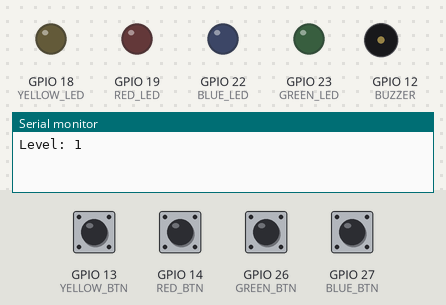
The sketch below on a simulated ESP32. Parts: output pins drawn as LEDs (lit = HIGH), buzzer (waves = sounding), the last lines printed to the serial monitor. Inputs (shaded band) come from the test bench; at power-on: GPIO 13 (YELLOW_BTN), GPIO 14 (RED_BTN), GPIO 26 (GREEN_BTN), GPIO 27 (BLUE_BTN) HIGH. Random numbers use the default seed unless the sketch sets one.

Above: at 1.4 s.
1.5 s: GPIO 26 (GREEN_BTN) pulled LOW for 0.15 s
At 3.0 s:
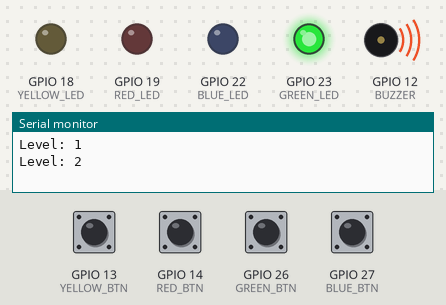
4.6 s: GPIO 13 (YELLOW_BTN) pulled LOW for 0.15 s
At 4.75 s:
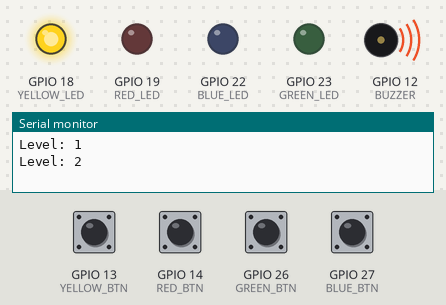
7.6 s: GPIO 26 (GREEN_BTN) pulsed LOW 5 times (0.12 s each, 0.3 s apart)
At 10.9 s:
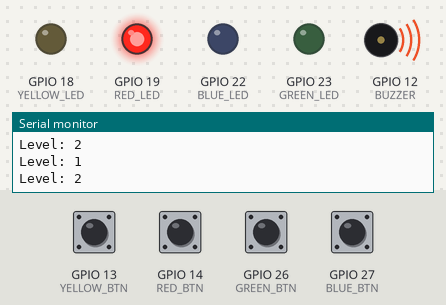
12.1 s: GPIO 13 (YELLOW_BTN) pulled LOW for 1 s
At 12.5 s:
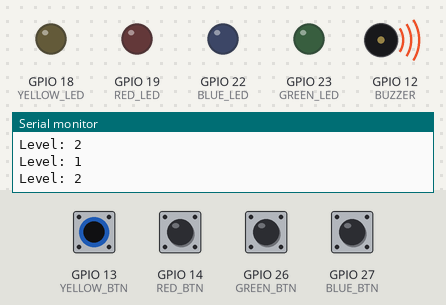
Timing chart, 0 to 16.1 s (numbered marks = the images above; inputs shaded):
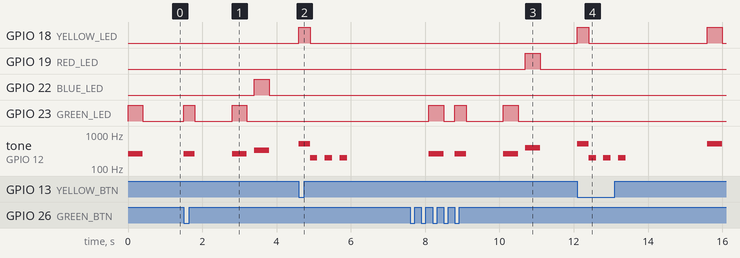

The sketch:

memory_challenge_ni_sakamoto.ino
```cpp
// Simon Says Color Memory Game for ESP32
// Pins from user's setup
#define GREEN_LED   23
#define BLUE_LED    22
#define RED_LED     19
#define YELLOW_LED  18
#define BUZZER      12

#define GREEN_BTN   26
#define BLUE_BTN    27
#define RED_BTN     14
#define YELLOW_BTN  13

// Game variables
int sequence[100];       // store up to 100 steps
int level = 0;           // current level
int userIndex = 0;       // player input index
bool gameOver = false;

void setup() {
  pinMode(GREEN_LED, OUTPUT);
  pinMode(BLUE_LED, OUTPUT);
  pinMode(RED_LED, OUTPUT);
  pinMode(YELLOW_LED, OUTPUT);
  pinMode(BUZZER, OUTPUT);

  pinMode(GREEN_BTN, INPUT_PULLUP);
  pinMode(BLUE_BTN, INPUT_PULLUP);
  pinMode(RED_BTN, INPUT_PULLUP);
  pinMode(YELLOW_BTN, INPUT_PULLUP);

  randomSeed(analogRead(0)); // randomize

  Serial.begin(115200);
  startGame();
}

void loop() {
  if (gameOver) {
    playLoseTone();
    delay(2000);
    startGame();
  } else {
    // Show sequence
    showSequence();
    // Wait for player input
    getUserInput();
    // If correct, next round
    if (!gameOver) {
      level++;
      delay(1000);
    }
  }
}

void startGame() {
  level = 1;
  gameOver = false;
  for (int i = 0; i < 100; i++) {
    sequence[i] = random(4); // 0=green,1=blue,2=red,3=yellow
  }
}

void showSequence() {
  Serial.print("Level: "); Serial.println(level);
  for (int i = 0; i < level; i++) {
    lightUp(sequence[i]);
    delay(400);
    allOff();
    delay(200);
  }
  userIndex = 0;
}

void getUserInput() {
  while (userIndex < level) {
    int btn = readButton();
    if (btn != -1) {
      lightUp(btn);
      delay(300);
      allOff();

      if (btn == sequence[userIndex]) {
        userIndex++;
      } else {
        gameOver = true;
        return;
      }
    }
  }
}

int readButton() {
  if (digitalRead(GREEN_BTN) == LOW) return 0;
  if (digitalRead(BLUE_BTN) == LOW) return 1;
  if (digitalRead(RED_BTN) == LOW) return 2;
  if (digitalRead(YELLOW_BTN) == LOW) return 3;
  return -1;
}

void lightUp(int color) {
  switch (color) {
    case 0: digitalWrite(GREEN_LED, HIGH); tone(BUZZER, 261); break; // C note
    case 1: digitalWrite(BLUE_LED, HIGH);  tone(BUZZER, 329); break; // E note
    case 2: digitalWrite(RED_LED, HIGH);   tone(BUZZER, 392); break; // G note
    case 3: digitalWrite(YELLOW_LED, HIGH);tone(BUZZER, 523); break; // C high
  }
}

void allOff() {
  digitalWrite(GREEN_LED, LOW);
  digitalWrite(BLUE_LED, LOW);
  digitalWrite(RED_LED, LOW);
  digitalWrite(YELLOW_LED, LOW);
  noTone(BUZZER);
}

void playLoseTone() {
  for (int i = 0; i < 3; i++) {
    tone(BUZZER, 200);
    delay(200);
    noTone(BUZZER);
    delay(200);
  }
}
```

Measured:
- after the input at 1.5 s, GPIO 22 (BLUE_LED): LOW → HIGH after 1.9 s, → LOW 0.40 s later; GPIO 23 (GREEN_LED): LOW → HIGH at once, → LOW 0.30 s later, → HIGH 1.0 s later, → LOW 0.40 s later; tone on GPIO 12 (BUZZER): plays 261 Hz for 0.30 s, 261 Hz for 0.40 s, 329 Hz for 0.40 s, starting at once
- after the input at 4.6 s, GPIO 18 (YELLOW_LED): LOW → HIGH at once, → LOW 0.30 s later; tone on GPIO 12 (BUZZER): silent → 523 Hz at once, then repeats every 0.40 s: 200 Hz 0.20 s, silent 0.20 s, until it stays silent from 5.9 s
- after the input at 7.6 s, GPIO 19 (RED_LED): LOW → HIGH after 3.1 s, → LOW 0.40 s later
- after the input at 12.1 s, GPIO 18 (YELLOW_LED): LOW → HIGH at once, → LOW 0.30 s later, → HIGH 3.2 s later, → LOW 0.40 s later; tone on GPIO 12 (BUZZER): plays 523 Hz for 0.30 s, 200 Hz for 0.20 s, 200 Hz for 0.20 s, 200 Hz for 0.20 s, 523 Hz for 0.40 s, starting at once
